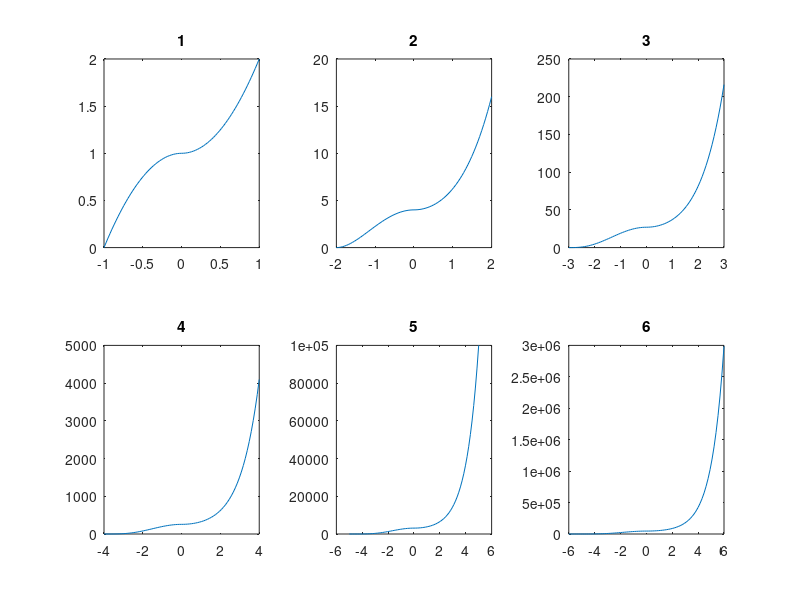

The MATLAB script that drew this image:

m = 1;

while m < 7
    x1 = linspace(-m,0,40);
    x2 = linspace(0,m,40);
    f1 = (m - x1.^2/m).^m;
    f2 = (x2.^2/m + m).^m;
    X = [x1 x2];
    F = [f1 f2];
    subplot(2,3,m);
    plot(X,F);
    title(m);
    %plot(X,F);
    %hold on
    m = m+1;
end